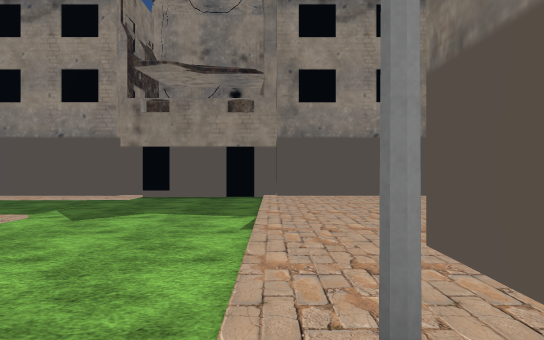
View 1 (above)

19 first-person views from a walk through a 3-D level made in the Unity game engine. The camera is 1.2 m above the floor, looks level and sees 70° across. The floor is counted in squares, 2 m on a side. Each view is taken from the middle of a square. On the plan, view 1 faces up. The plan holds only what a view shows up to about 11 squares ahead; the rest is blank. The place goes on beyond the plan. Flat ground stands in for the terrain. The player is left out. Some surface patterns are stand-ins.

View 2
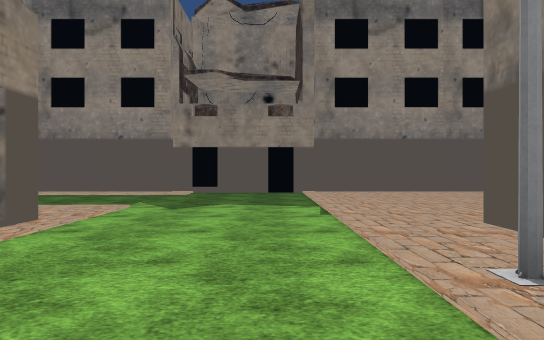

View 3
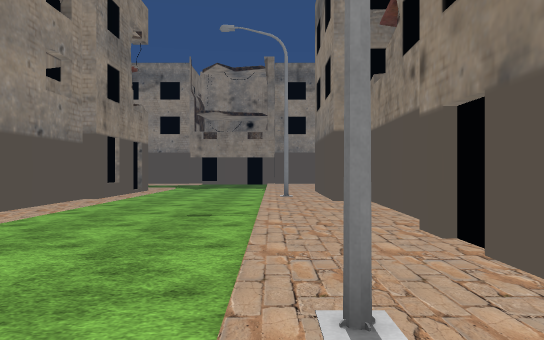

View 4
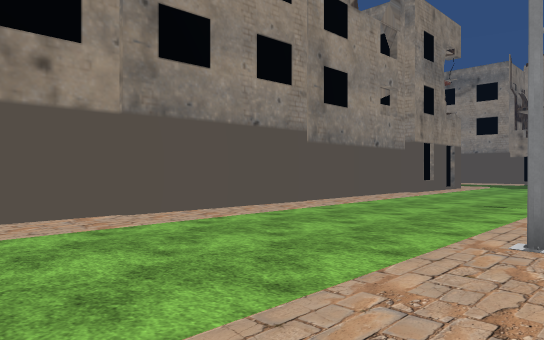

View 5
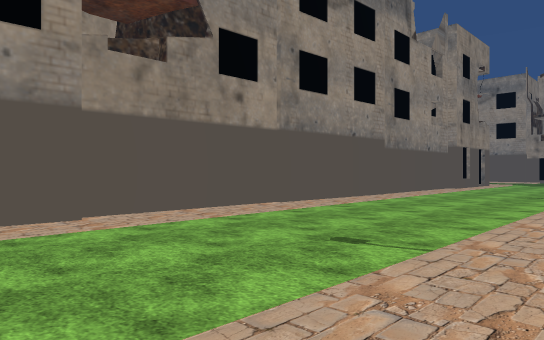

View 6
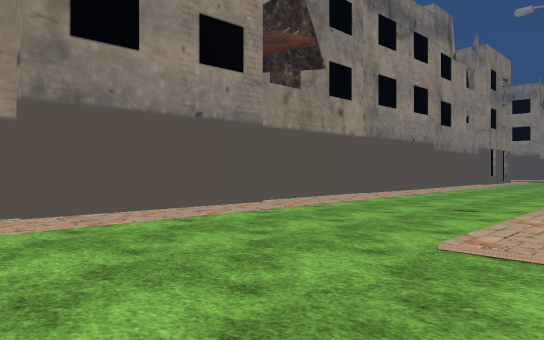

View 7
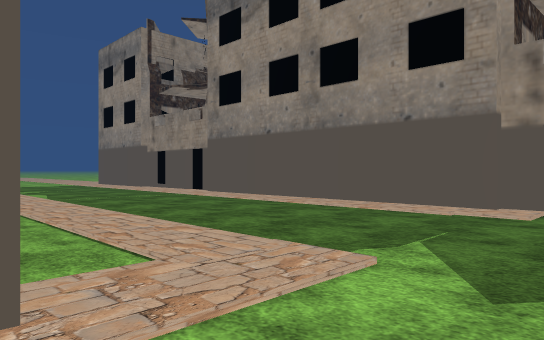

View 8
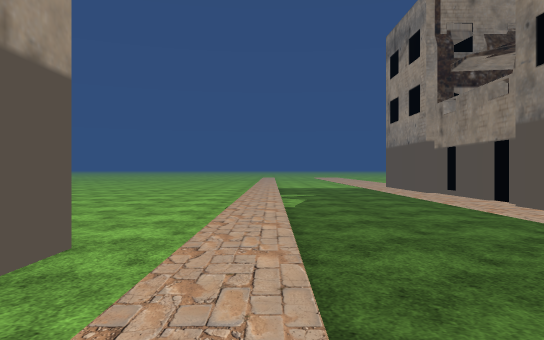

View 9
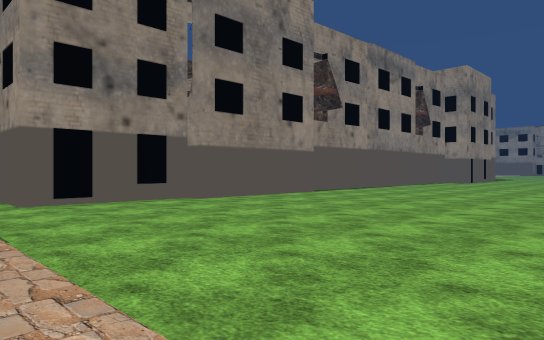

View 10
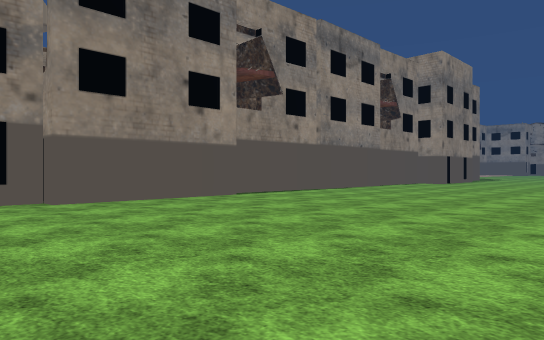

View 11
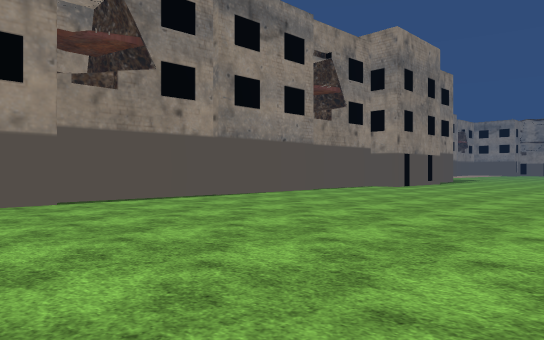

View 12
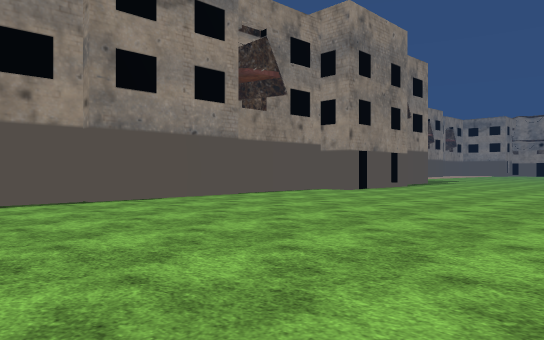

View 13
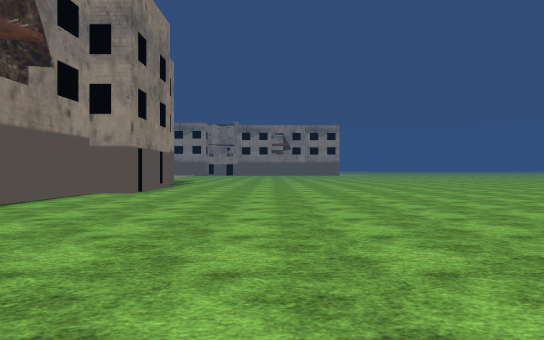

View 14
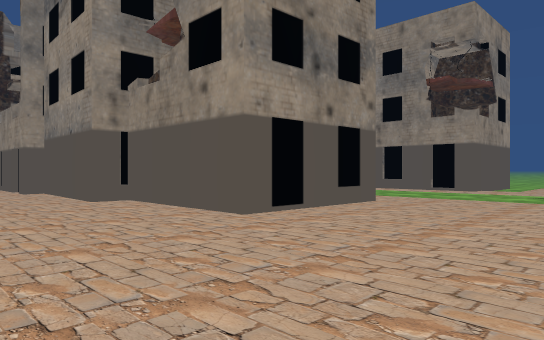

View 15
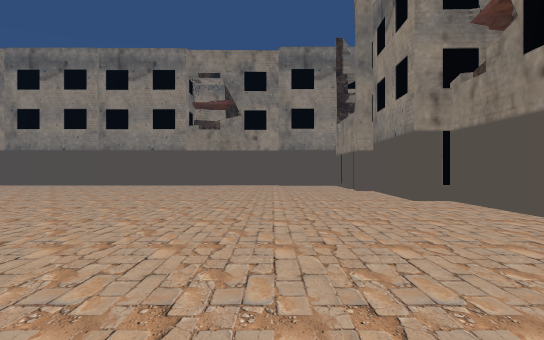

View 16
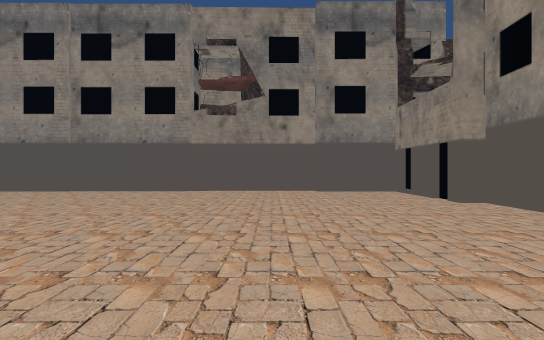

View 17
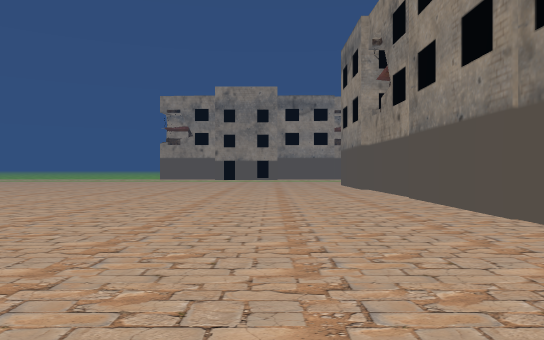

View 18
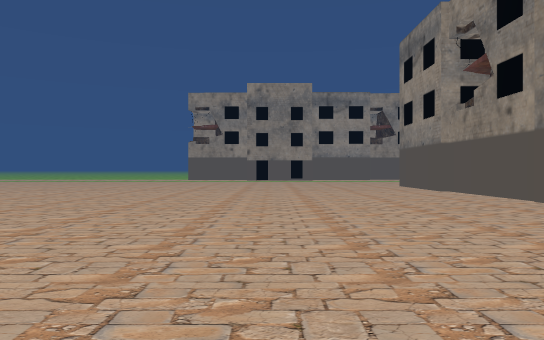

View 19
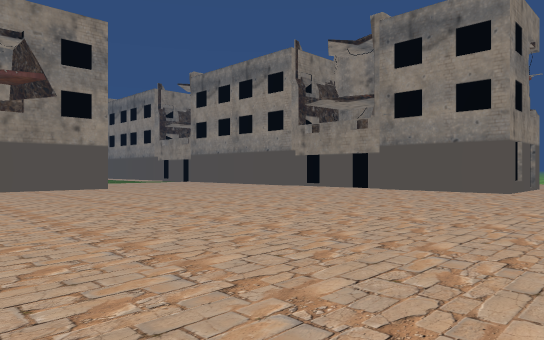

### Floor plan
Key: @ floor where view 1 was taken; # wall or solid block; . floor; O other object.
Columns run from 15 left of view 1 to 22 right of it. Each row starts with its distance up from view 1.
 11                              #
 10  O             #             #.
  9 #.OOO#######OOO######      ###.
  8 ....................      .....
  7 ........................ ......
  6 ................................
  5 ................................
  4 ................................    ..
  3 ........####.....O##............  ....
  2 ........#  #.....  #............ .....
  1 ........O  O...O.  #..................
  0 ........####...@.###..................
 -1 ........   #.....####.................
 -2 ........   #.....#  #.................
 -3 ........   #.....#  #.................
 -4 ........#  O.....OOO#.................
 -5 ........#  #.....#  #.................
 -6 ........#  #...O.#  #.................
 -7 ........#  #...O.   #.................
 -8 ........O  #.....   ###....###########
 -9 ........#  #.....         O
-10 ........#  ......
-11 ........#  ......
-12 ........#  #.....
-13 ........#  #.....
-14 ........#  #.....
-15 .......O# O......
-16 .......      ....

Positions as (right, up) in squares from view 1, and headings:
1: (0, 0), facing up
2: (-1, -1), facing up
3: (0, -8), facing up
4: (1, -10), facing up-left
5: (1, -13), facing up-left
6: (1, -16), facing up-left
7: (-2, 3), facing up-left
8: (-4, 5), facing left
9: (-15, 5), facing down-right
10: (-15, 2), facing down-right
11: (-15, -2), facing down-right
12: (-15, -5), facing down-right
13: (-12, -5), facing down
14: (8, 7), facing down-left
15: (8, 7), facing down
16: (9, 3), facing down
17: (10, -5), facing right
18: (11, -3), facing right
19: (17, -2), facing up-left
